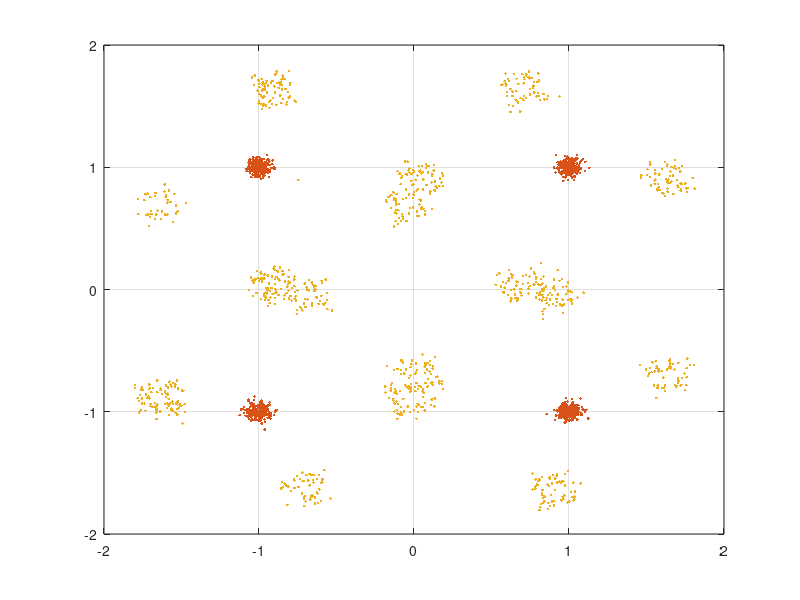

Write the MATLAB code that produced this figure. (Note: this script raises an error after producing the figure.)
% This code was my first attempt at the DFE.

% DF Equalizer

clearvars;
% load in an observation model.
load('ForneyModel.mat');
fn = f_n; clear f_n;
L = length(fn)-1;

% set up symbols
Nsymbols = 10e2;
A = 1;

LUT = A*[-1-1j;...
         -1+1j;...
         1-1j;...
         1+1j];
  
idx = randi([1,4],Nsymbols,1);
I = LUT(idx); % data

SNR = 25; %dB
EbNo = 10.^(SNR./10); % snr natural number

sigma_n = sqrt(A^2/(2*EbNo));

n = sigma_n*(randn(Nsymbols,1) + 1j*randn(Nsymbols,1));

r = I + n;

IF = conv(fn, I);
% I was doing IF = IF(length(f_n):end), however there were some floating symbols in the middle. Instead I am cutting the last L-1
%IF = IF(1:end-length(f_n)+1);
IF = IF(1:end-(length(fn)-1));
vn = IF + n;

figure(1); clf;
plot(I, '.'); grid on; hold on;
plot(r, '.');
%plot(IF, '.');
plot(vn,'.');

%% DF Equalizer

% TODO: I still need to vet my algorithm here for computing
% the matrix. I knokw one issue is I am putting phi(-K1, -K1)
% in the bottom right entry of the matrix instead of of the first So I
% believe I need to have (i+K1+1, k+K1+1) in the assignment instead.

% FOLLOW UP: Gamma2 seems to be more correct.
% The above todo talks about using (i+K1+1, k+K1+1) and I have
% done a new script that computes the phi used in the DFE and this
% assignment seems to work better.

% ALSO: Although Gamma2 may be close to right, the original handout had an
% index error where the algorithm below wouldnt calculate tmp2 and tmp3
% correctly. tmp1 may be correct.

% solve for feedforward coeff.
K1 = 3;
FN = convm(fn,K1+1);

Gamma = zeros(K1+1, K1+1);
Gamma2 = zeros(K1+1, K1+1);

fn_ex = [zeros(1, K1), fn, zeros(1, K1-L)];
fn_ex2 = [fn(2:end), zeros(1,K1)];
for k = -K1:0
    for i = -K1:0
        tmp1 = FN(:,-i+1).'*conj(FN(:,-k+1));
        tmp2 = fn_ex((i-k)+K1+1)*ones(1,L);
        tmp3 = fn_ex2((-i+1):(-i+L));
        Gamma(-i+1,-k+1) = tmp1 - tmp2*tmp3';
        Gamma2(i+K1+1, k+K1+1) = tmp1 - tmp2*tmp3';
    end
end

keyboard;
%%
N = convm(n, K1+1);
Rn = zeros(K1+1, K1+1);
for k = 1:K1+1
    for i = 1:K1+1
        Rn(i, k) = N(:,i)'*N(:,k)/(Nsymbols);
    end
end

Gamma2 = Gamma2 + Rn;

zeta = [zeros(1,K1-L), flip(fn)]';

c_ff = Gamma2\zeta;

%% fb coeff

fn_ex = [fn, zeros(1, K1+1-L)];
fn_ex = flip(fn_ex);
fn_ex = fn_ex(1:K1+1);

H = convm(fn_ex, L).';
H = H(1:L, 1:K1+1);

c_fb = -H*c_ff;

%% apply feed forward

% FOLLOW UP: This calculation is not correct. I need to use an adaptice
% filter sort of implementation since this is a non linear filter.

yn = conv(c_ff, vn);

figure(1); clf;
%plot(yn(16:end-14), '.');
plot(I, '.'); grid on; hold on;
plot(r, '.');
plot(vn,'.');

plot(yn , '.');

% create decisions
In_hat = zeros(length(yn),1);
for k = 1:length(yn)
    tmp_decision = LUT - yn(k);
    tmp_decision = tmp_decision.^2;
    [~, In_hat(k)] = min(tmp_decision);
end

% make In_tilde signal points again.
In_hat = LUT(In_hat);

% apply feedback
yn_hat = conv(c_fb, In_hat);

I_tilde = yn + yn_hat(3:end);








